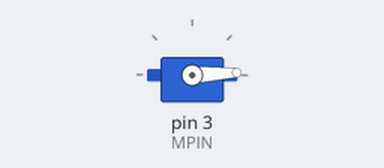
Simulated run of this sketch. Board: Arduino Uno, built with avr-gcc and run on an emulated ATmega328P. On the bench: servo.

Above: at 0.05 s.
At 1.15 s:
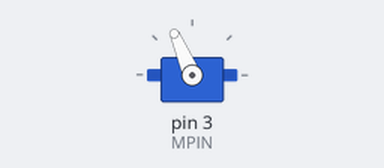
At 2.25 s:
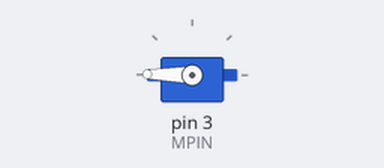
At 4.45 s:
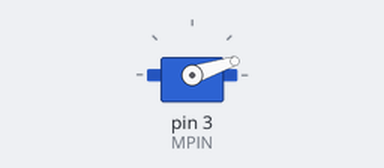
Timing chart, 0 to 7.3 s (numbered marks = the images above):
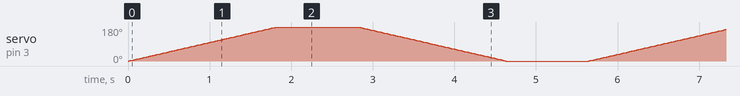

The sketch:

01_Basics.ino
```cpp
#include <Servo.h>

#define MPIN 3

Servo sm;

void setup() {
  sm.attach(MPIN);
  Serial.begin(9600);
}

void loop() {
  for (int i = 0; i < 180; i+=1) {
    sm.write(i);
    delay(10);
  }
  delay(1000);
  for (int i = 180; i >= 0; i-=1) {
    sm.write(i);
    delay(10);
  }
  delay(1000);
}
```
